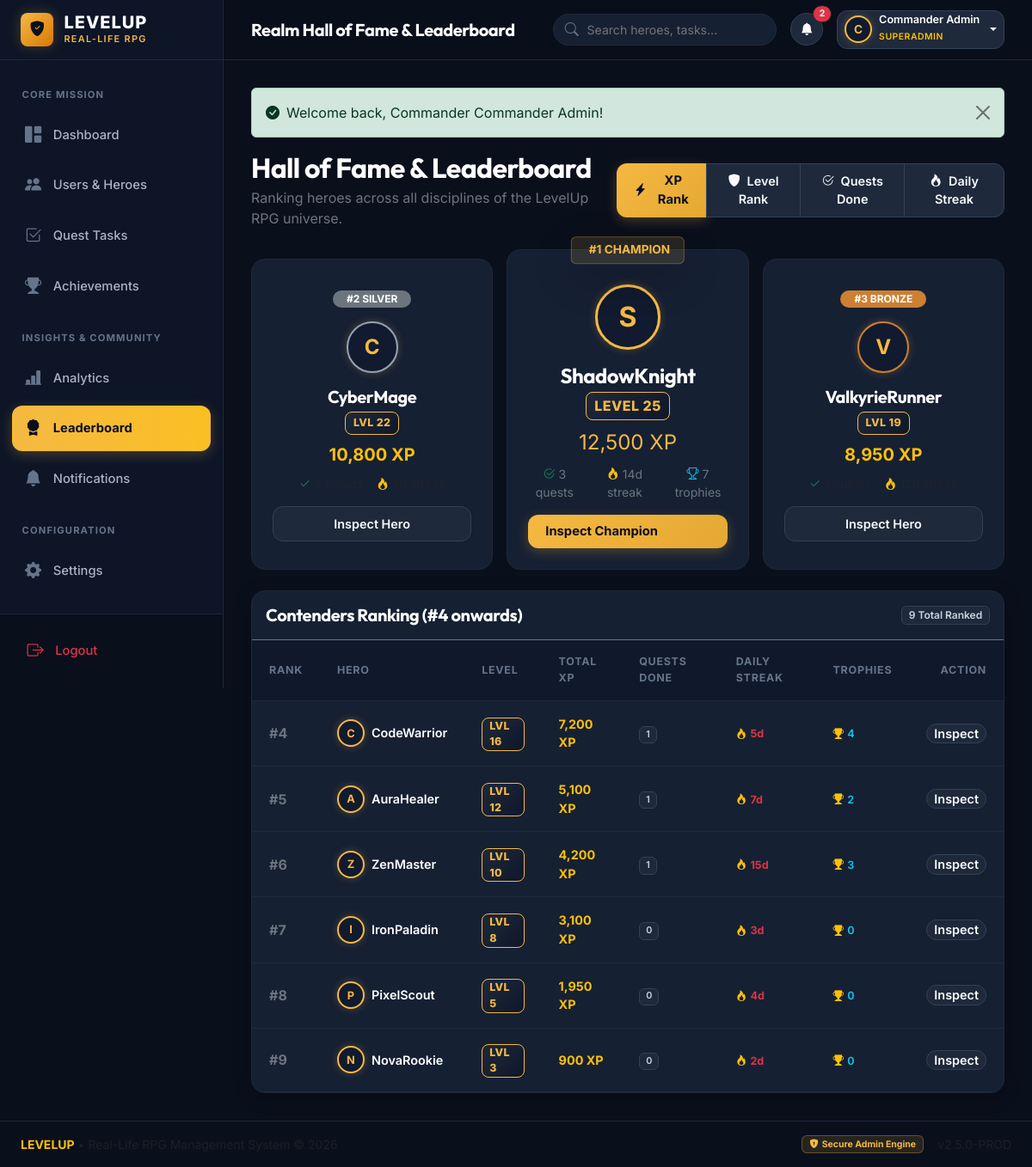
/admin-web/leaderboard.php (signed in), run on the app's committed database.
### tables this page shows
CREATE TABLE IF NOT EXISTS `users` (
    `id` INT AUTO_INCREMENT PRIMARY KEY,
    `username` VARCHAR(100) NOT NULL,
    `email` VARCHAR(150) UNIQUE,
    `avatar_id` VARCHAR(50) DEFAULT 'hero1',
    `profile_image_path` VARCHAR(255) NULL,
    `level` INT NOT NULL DEFAULT 1,
    `total_xp` INT NOT NULL DEFAULT 0,
    `gold` INT NOT NULL DEFAULT 0,
    `current_streak` INT NOT NULL DEFAULT 0,
    `best_streak` INT NOT NULL DEFAULT 0,
    `skills_json` TEXT NULL,
    `is_active` TINYINT(1) NOT NULL DEFAULT 1,
    `hydration_current_streak` INT NOT NULL DEFAULT 0,
    `hydration_best_streak` INT NOT NULL DEFAULT 0,
    `last_hydration_date` VARCHAR(50) NULL,
    `created_at` TIMESTAMP DEFAULT CURRENT_TIMESTAMP,
    `updated_at` TIMESTAMP DEFAULT CURRENT_TIMESTAMP ON UPDATE CURRENT_TIMESTAMP,
    INDEX `idx_users_level` (`level`),
    INDEX `idx_users_is_active` (`is_active`)
);

### admin-web/includes/auth.php (called while the page is built, shortened)
<?php
function get_logged_in_admin(): ?array {
    try {
        $db = getDB();
        $stmt = $db->prepare("SELECT id, username, email, role, last_login FROM admins WHERE id = ?");
        $stmt->execute([$_SESSION['admin_id']]);
        $admin = $stmt->fetch();
        return $admin ?: null;
    } catch (Exception $e) {
        return null;
    }
}

### admin-web/leaderboard.php (the view, shortened to what this page needs)
<?php
require_once __DIR__ . '/includes/auth.php';
require_once __DIR__ . '/includes/functions.php';
$pageTitle = 'Realm Hall of Fame & Leaderboard';
$db = getDB();
$metric = $_GET['metric'] ?? 'xp';
$orderClause = match($metric) {
    'level' => 'u.level DESC, u.total_xp DESC',
    'tasks' => 'tasks_done DESC, u.total_xp DESC',
    'streak' => 'u.current_streak DESC, u.total_xp DESC',
    default => 'u.total_xp DESC, u.level DESC'
};
$query = "
    SELECT u.*,
           (SELECT COUNT(*) FROM task_completions tc WHERE tc.user_id = u.id) as tasks_done,
           (SELECT COUNT(*) FROM user_achievements ua WHERE ua.user_id = u.id) as trophies_won
    FROM users u
    WHERE u.is_active = 1
    ORDER BY $orderClause
    LIMIT 20
";
$topHeroes = $db->query($query)->fetchAll();
$podium1 = $topHeroes[0] ?? null;
$podium2 = $topHeroes[1] ?? null;
$podium3 = $topHeroes[2] ?? null;
$restOfHeroes = array_slice($topHeroes, 3);
require_once __DIR__ . '/includes/header.php';
require_once __DIR__ . '/includes/sidebar.php';
?>
<div class="admin-main">
    <?php require_once __DIR__ . '/includes/navbar.php'; ?>
    <div class="content-body">
        <div class="d-flex flex-column flex-md-row justify-content-between align-items-md-center gap-3 mb-4">
            <div>
                <h2 class="fw-bold text-white mb-1">Hall of Fame & Leaderboard</h2>
                <p class="text-secondary mb-0">Ranking heroes across all disciplines of the LevelUp RPG universe.</p>
            </div>
            <div class="btn-group">
                <a href="?metric=xp" class="btn <?= $metric === 'xp' ? 'btn-gold' : 'btn-dark-rpg' ?>">
                    <i class="bi bi-lightning-charge-fill me-1"></i> XP Rank
                </a>
                <a href="?metric=level" class="btn <?= $metric === 'level' ? 'btn-gold' : 'btn-dark-rpg' ?>">
                    <i class="bi bi-shield-fill me-1"></i> Level Rank
                </a>
                <a href="?metric=tasks" class="btn <?= $metric === 'tasks' ? 'btn-gold' : 'btn-dark-rpg' ?>">
                    <i class="bi bi-check2-circle me-1"></i> Quests Done
                </a>
                <a href="?metric=streak" class="btn <?= $metric === 'streak' ? 'btn-gold' : 'btn-dark-rpg' ?>">
                    <i class="bi bi-fire me-1"></i> Daily Streak
                </a>
            </div>
        </div>
        <?php if ($podium1): ?>
            <div class="row g-3 justify-content-center align-items-end mb-4">
                <?php if ($podium2): ?>
                    <div class="col-12 col-md-4 order-2 order-md-1">
                        <div class="podium-card podium-rank-2">
                            <span class="badge rounded-pill bg-secondary px-3 py-1 mb-3 fw-bold">#2 SILVER</span>
                            <div class="avatar-ring mx-auto mb-3" style="width: 60px; height: 60px; font-size: 1.5rem; border-color: #94A3B8;">
                                <?= strtoupper(substr($podium2['username'], 0, 1)) ?>
                            </div>
                            <h5 class="fw-bold text-white mb-1"><?= e($podium2['username']) ?></h5>
                            <div class="level-badge mb-2">LVL <?= $podium2['level'] ?></div>
                            <div class="text-warning fw-bold fs-5 mb-2"><?= number_format($podium2['total_xp']) ?> XP</div>
                            <div class="d-flex justify-content-center gap-3 text-muted small">
                                <span><i class="bi bi-check2 me-1 text-success"></i><?= $podium2['tasks_done'] ?> quests</span>
                                <span><i class="bi bi-fire me-1 text-warning"></i><?= $podium2['current_streak'] ?>d streak</span>
                            </div>
                            <a href="user-view.php?id=<?= $podium2['id'] ?>" class="btn btn-dark-rpg btn-sm mt-3 w-100">Inspect Hero</a>
                        </div>
                    </div>
                <?php endif; ?>
                <div class="col-12 col-md-4 order-1 order-md-2">
                    <div class="podium-card podium-rank-1 pb-4">
                        <div class="position-absolute top-0 start-50 translate-middle">
                            <span class="badge badge-gold px-3 py-2 fw-black shadow-lg" style="font-size: 0.85rem;">
                                <i class="bi bi-crown-fill me-1"></i> #1 CHAMPION
                            </span>
                        </div>
                        <div class="avatar-ring mx-auto mb-3 mt-2" style="width: 76px; height: 76px; font-size: 2rem; border-width: 3px;">
                            <?= strtoupper(substr($podium1['username'], 0, 1)) ?>
                        </div>
                        <h4 class="fw-bold text-white mb-1"><?= e($podium1['username']) ?></h4>
                        <div class="level-badge mb-2 fs-6">LEVEL <?= $podium1['level'] ?></div>
                        <div class="fs-4 fw-black mb-2" style="color: #F5B942;"><?= number_format($podium1['total_xp']) ?> XP</div>
                        <div class="d-flex justify-content-center gap-3 text-secondary small">
                            <span><i class="bi bi-check2-circle text-success me-1"></i><?= $podium1['tasks_done'] ?> quests</span>
                            <span><i class="bi bi-fire text-warning me-1"></i><?= $podium1['current_streak'] ?>d streak</span>
                            <span><i class="bi bi-trophy text-info me-1"></i><?= $podium1['trophies_won'] ?> trophies</span>
                        </div>
                        <a href="user-view.php?id=<?= $podium1['id'] ?>" class="btn btn-gold btn-sm mt-3 w-100">Inspect Champion</a>
                    </div>
                </div>
                <?php if ($podium3): ?>
                    <div class="col-12 col-md-4 order-3 order-md-3">
                        <div class="podium-card podium-rank-3">
                            <span class="badge rounded-pill px-3 py-1 mb-3 fw-bold" style="background-color: #CD7F32; color: #fff;">#3 BRONZE</span>
                            <div class="avatar-ring mx-auto mb-3" style="width: 60px; height: 60px; font-size: 1.5rem; border-color: #CD7F32;">
                                <?= strtoupper(substr($podium3['username'], 0, 1)) ?>
                            </div>
                            <h5 class="fw-bold text-white mb-1"><?= e($podium3['username']) ?></h5>
                            <div class="level-badge mb-2">LVL <?= $podium3['level'] ?></div>
                            <div class="text-warning fw-bold fs-5 mb-2"><?= number_format($podium3['total_xp']) ?> XP</div>
                            <div class="d-flex justify-content-center gap-3 text-muted small">
                                <span><i class="bi bi-check2 me-1 text-success"></i><?= $podium3['tasks_done'] ?> quests</span>
                                <span><i class="bi bi-fire me-1 text-warning"></i><?= $podium3['current_streak'] ?>d streak</span>
                            </div>
                            <a href="user-view.php?id=<?= $podium3['id'] ?>" class="btn btn-dark-rpg btn-sm mt-3 w-100">Inspect Hero</a>
                        </div>
                    </div>
                <?php endif; ?>
            </div>
        <?php endif; ?>
        <div class="card-rpg p-0 overflow-hidden">
            <div class="p-3 border-bottom border-secondary d-flex justify-content-between align-items-center">
                <h5 class="fw-bold text-white mb-0">Contenders Ranking (#4 onwards)</h5>
                <span class="badge badge-category"><?= count($topHeroes) ?> Total Ranked</span>
            </div>
            <div class="table-responsive">
                <table class="table-rpg">
                    <thead>
                        <tr>
                            <th style="width: 60px;">Rank</th>
                            <th>Hero</th>
                            <th>Level</th>
                            <th>Total XP</th>
                            <th>Quests Done</th>
                            <th>Daily Streak</th>
                            <th>Trophies</th>
                            <th class="text-end">Action</th>
                        </tr>
                    </thead>
                    <tbody>
                        <?php if (empty($restOfHeroes)): ?>
                            <tr>
                                <td colspan="8" class="text-center py-4 text-muted">No additional heroes in ranking.</td>
                            </tr>
                        <?php else: ?>
                            <?php foreach ($restOfHeroes as $idx => $hero): ?>
                                <tr>
                                    <td class="fw-bold text-secondary fs-6">#<?= $idx + 4 ?></td>
                                    <td>
                                        <div class="d-flex align-items-center gap-2">
                                            <div class="avatar-ring" style="width: 32px; height: 32px; font-size: 0.8rem;">
                                                <?= strtoupper(substr($hero['username'], 0, 1)) ?>
                                            </div>
                                            <a href="user-view.php?id=<?= $hero['id'] ?>" class="text-white fw-semibold text-decoration-none">
                                                <?= e($hero['username']) ?>
                                            </a>
                                        </div>
                                    </td>
                                    <td>
                                        <span class="level-badge py-0 px-2">LVL <?= $hero['level'] ?></span>
                                    </td>
                                    <td class="text-warning fw-bold">
                                        <?= number_format($hero['total_xp']) ?> XP
                                    </td>
                                    <td>
                                        <span class="badge badge-category"><?= $hero['tasks_done'] ?></span>
                                    </td>
                                    <td>
                                        <span class="text-danger fw-bold small"><i class="bi bi-fire text-warning me-1"></i><?= $hero['current_streak'] ?>d</span>
                                    </td>
                                    <td>
                                        <span class="text-info fw-semibold small"><i class="bi bi-trophy-fill text-warning me-1"></i><?= $hero['trophies_won'] ?></span>
                                    </td>
                                    <td class="text-end">
                                        <a href="user-view.php?id=<?= $hero['id'] ?>" class="btn btn-dark-rpg btn-sm py-0 px-2">Inspect</a>
                                    </td>
                                </tr>
                            <?php endforeach; ?>
                        <?php endif; ?>
                    </tbody>
                </table>
            </div>
        </div>
    </div>
</div>
<?php require_once __DIR__ . '/includes/footer.php'; ?>

### admin-web/includes/navbar.php (shortened to what this page needs)
<?php
$adminUser = get_logged_in_admin() ?? [
    'username' => 'Administrator',
    'email' => 'admin@levelup.com',
    'role' => 'Superadmin'
];
try {
    $db = getDB();
    $unreadStmt = $db->query("SELECT COUNT(*) FROM notifications WHERE is_read = 0");
    $unreadCount = (int)$unreadStmt->fetchColumn();
} catch (Exception $e) {
    $unreadCount = 0;
}
?>
<header class="admin-navbar">
    <div class="d-flex align-items-center gap-3">
        <div>
            <h4 class="mb-0 fw-bold fs-5 text-white"><?= e($pageTitle ?? 'Dashboard') ?></h4>
        </div>
    </div>
    <div class="d-flex align-items-center gap-3">
        <div class="search-wrapper d-none d-md-flex">
            <form action="users.php" method="GET">
                <input type="text" name="search" class="top-search-input" placeholder="Search heroes, tasks..." value="<?= e($_GET['search'] ?? '') ?>">
            </form>
        </div>
        <div class="dropdown">
            <a href="notifications.php" class="btn btn-dark-rpg position-relative px-2 py-1 rounded-circle" style="width: 38px; height: 38px; display: inline-flex; align-items: center; justify-content: center;" title="View Notifications">
                <i class="bi bi-bell-fill text-white"></i>
                <?php if ($unreadCount > 0): ?>
                    <span class="position-absolute top-0 start-100 translate-middle badge rounded-pill bg-danger border border-dark" style="font-size: 0.65rem;">
                        <?= $unreadCount ?>
                    </span>
                <?php endif; ?>
            </a>
        </div>
        <div class="dropdown">
            <button class="btn btn-dark-rpg d-flex align-items-center gap-2 py-1 px-2 dropdown-toggle" type="button" data-bs-toggle="dropdown" aria-expanded="false">
                <div class="avatar-ring" style="width: 32px; height: 32px; font-size: 0.85rem;">
                    <?= strtoupper(substr($adminUser['username'] ?? 'A', 0, 1)) ?>
                </div>
                <div class="text-start d-none d-sm-block">
                    <div class="text-white fw-semibold small lh-1"><?= e($adminUser['username']) ?></div>
                    <small class="text-warning text-uppercase" style="font-size: 0.65rem; letter-spacing: 0.05em;"><?= e($adminUser['role']) ?></small>
                </div>
            </button>
        </div>
    </div>
</header>

### data on the page
users: username "C", username "CyberMage", level "22", total_xp "10,800"
users: username "S", username "ShadowKnight", level "25", total_xp "12,500", current_streak "14"
users: username "V", username "ValkyrieRunner", level "19", total_xp "8,950"
users: username "C", username "CodeWarrior", level "16", total_xp "7,200", tasks_done "1", current_streak "5", trophies_won "4"
users: username "A", username "AuraHealer", level "12", total_xp "5,100", tasks_done "1", current_streak "7", trophies_won "2"
users: username "Z", username "ZenMaster", level "10", total_xp "4,200", tasks_done "1", current_streak "15", trophies_won "3"
users: username "I", username "IronPaladin", level "8", total_xp "3,100", tasks_done "0", current_streak "3", trophies_won "0"
users: username "P", username "PixelScout", level "5", total_xp "1,950", tasks_done "0", current_streak "4", trophies_won "0"
users: username "N", username "NovaRookie", level "3", total_xp "900", tasks_done "0", current_streak "2", trophies_won "0"

### other printed values
$pageTitle "Realm Hall of Fame & Leaderboard"
$unreadCount "2"
substr($adminUser['username'] ?? 'A', 0, 1) "C"
$adminUser['username'] "Commander Admin"
$adminUser['role'] "SUPERADMIN"
$_SESSION[$sessionKey] "Welcome back, Commander Commander Admin!"
$podium1['tasks_done'] "3"
$podium1['trophies_won'] "7"
count($topHeroes) "9"
